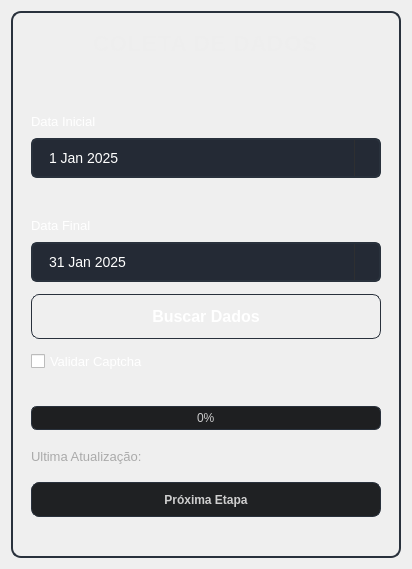
        <widget class="QWidget" name="page_11">
         <layout class="QHBoxLayout" name="horizontalLayout_3">
          <item>
           <widget class="QFrame" name="frame_3">
            <property name="minimumSize">
             <size>
              <width>390</width>
              <height>450</height>
             </size>
            </property>
            <property name="maximumSize">
             <size>
              <width>1424664</width>
              <height>16777215</height>
             </size>
            </property>
            <property name="styleSheet">
             <string notr="true">#frame_3 {
    background-color: qlineargradient(
        x1:0, y1:0, x2:1, y2:1,
        stop:0 #242A35,
        stop:1 #111213
    );
    border: 1.2px solid #2E2F31;
    border-radius: 10px;
border: 2px solid #29313C;
}</string>
            </property>
            <property name="frameShape">
             <enum>QFrame::StyledPanel</enum>
            </property>
            <property name="frameShadow">
             <enum>QFrame::Raised</enum>
            </property>
            <layout class="QVBoxLayout" name="verticalLayout_3">
             <item>
              <widget class="QFrame" name="frame_5">
               <property name="minimumSize">
                <size>
                 <width>0</width>
                 <height>0</height>
                </size>
               </property>
               <property name="maximumSize">
                <size>
                 <width>16777215</width>
                 <height>45</height>
                </size>
               </property>
               <property name="styleSheet">
                <string notr="true">boder:none;</string>
               </property>
               <property name="frameShape">
                <enum>QFrame::NoFrame</enum>
               </property>
               <property name="frameShadow">
                <enum>QFrame::Raised</enum>
               </property>
               <layout class="QVBoxLayout" name="verticalLayout_6">
                <item alignment="Qt::AlignHCenter">
                 <widget class="QLabel" name="label_4">
                  <property name="styleSheet">
                   <string notr="true">* {
    color: #EEEEEE;
    font-size: 22px;
    font-weight: bold;
    letter-spacing: 1px;
}</string>
                  </property>
                  <property name="text">
                   <string>COLETA DE DADOS</string>
                  </property>
                 </widget>
                </item>
               </layout>
              </widget>
             </item>
             <item>
              <widget class="QFrame" name="frame_6">
               <property name="minimumSize">
                <size>
                 <width>0</width>
                 <height>320</height>
                </size>
               </property>
               <property name="frameShape">
                <enum>QFrame::NoFrame</enum>
               </property>
               <property name="frameShadow">
                <enum>QFrame::Raised</enum>
               </property>
               <layout class="QVBoxLayout" name="verticalLayout_4">
                <item>
                 <widget class="QLabel" name="label">
                  <property name="minimumSize">
                   <size>
                    <width>0</width>
                    <height>40</height>
                   </size>
                  </property>
                  <property name="maximumSize">
                   <size>
                    <width>16777215</width>
                    <height>10</height>
                   </size>
                  </property>
                  <property name="font">
                   <font>
                    <pointsize>-1</pointsize>
                   </font>
                  </property>
                  <property name="styleSheet">
                   <string notr="true">QLabel {
    color: white;
    font-size: 13px;
}</string>
                  </property>
                  <property name="text">
                   <string>Data Inicial</string>
                  </property>
                 </widget>
                </item>
                <item>
                 <widget class="QDateEdit" name="dateEdit">
                  <property name="minimumSize">
                   <size>
                    <width>0</width>
                    <height>40</height>
                   </size>
                  </property>
                  <property name="font">
                   <font>
                    <pointsize>-1</pointsize>
                   </font>
                  </property>
                  <property name="cursor">
                   <cursorShape>PointingHandCursor</cursorShape>
                  </property>
                  <property name="styleSheet">
                   <string notr="true">QDateEdit {
    border-radius: 6px;
    background-color: #242A35;
    color: white;
    border: 2px solid #29313C;
    padding-right: 24px; /* espaço pro ícone */
    padding-left: 14px;   /* espaço pro texto */
    font-size: 14px;
}

QDateEdit::drop-down {
    subcontrol-origin: padding;
    subcontrol-position: top right;
    width: 24px;
    border-left: 1px solid #2E2F31;
}

QDateEdit::down-arrow {
    image: url(teamplates/icons/calendario.png);  /* Substitua pelo caminho do seu ícone */
    width: 20px;
    height: 20px;
}
</string>
                  </property>
                  <property name="dateTime">
                   <datetime>
                    <hour>0</hour>
                    <minute>0</minute>
                    <second>0</second>
                    <year>2025</year>
                    <month>1</month>
                    <day>1</day>
                   </datetime>
                  </property>
                  <property name="calendarPopup">
                   <bool>true</bool>
                  </property>
                 </widget>
                </item>
                <item>
                 <widget class="QLabel" name="label_2">
                  <property name="minimumSize">
                   <size>
                    <width>0</width>
                    <height>40</height>
                   </size>
                  </property>
                  <property name="maximumSize">
                   <size>
                    <width>16777215</width>
                    <height>10</height>
                   </size>
                  </property>
                  <property name="styleSheet">
                   <string notr="true">QLabel {
    color: white;
    font-size: 13px;
}</string>
                  </property>
                  <property name="text">
                   <string>Data Final</string>
                  </property>
                 </widget>
                </item>
                <item>
                 <widget class="QDateEdit" name="dateEdit_2">
                  <property name="enabled">
                   <bool>true</bool>
                  </property>
                  <property name="maximumSize">
                   <size>
                    <width>16777214</width>
                    <height>40</height>
                   </size>
                  </property>
                  <property name="font">
                   <font>
                    <pointsize>-1</pointsize>
                   </font>
                  </property>
                  <property name="cursor">
                   <cursorShape>PointingHandCursor</cursorShape>
                  </property>
                  <property name="styleSheet">
                   <string notr="true">QDateEdit {
    border-radius: 6px;
    background-color: #242A35;
    color: white;
    border: 2px solid #29313C;
    padding-right: 24px; /* espaço pro ícone */
    padding-left: 14px;   /* espaço pro texto */
    font-size: 14px;
}

QDateEdit::drop-down {
    subcontrol-origin: padding;
    subcontrol-position: top right;
    width: 24px;
    border-left: 1px solid #2E2F31;
}

QDateEdit::down-arrow {
    image: url(teamplates/icons/calendario.png);  /* Substitua pelo caminho do seu ícone */
    width: 20px;
    height: 20px;
}
</string>
                  </property>
                  <property name="dateTime">
                   <datetime>
                    <hour>0</hour>
                    <minute>0</minute>
                    <second>0</second>
                    <year>2025</year>
                    <month>1</month>
                    <day>31</day>
                   </datetime>
                  </property>
                  <property name="calendarPopup">
                   <bool>true</bool>
                  </property>
                 </widget>
                </item>
                <item>
                 <widget class="QPushButton" name="pushButton">
                  <property name="minimumSize">
                   <size>
                    <width>0</width>
                    <height>45</height>
                   </size>
                  </property>
                  <property name="font">
                   <font>
                    <pointsize>12</pointsize>
                    <weight>75</weight>
                    <bold>true</bold>
                   </font>
                  </property>
                  <property name="cursor">
                   <cursorShape>PointingHandCursor</cursorShape>
                  </property>
                  <property name="styleSheet">
                   <string notr="true">QPushButton {
    background-color: qlineargradient(
        x1:0, y1:0, x2:1, y2:1,
        stop:0 #5859B5,
        stop:1 #3435C9
    );
    color: white;
    font-weight: bold;
    border: none;
    border-radius: 8px;
    padding: 8px 0;
border: 1px solid #29313C;
}

QPushButton:hover {
    background-color: qlineargradient(
        x1:0, y1:0, x2:1, y2:1,
        stop:0 #6E70F4,
        stop:1 #5D5FEF
    );
}
</string>
                  </property>
                  <property name="text">
                   <string>Buscar Dados</string>
                  </property>
                 </widget>
                </item>
                <item>
                 <widget class="QCheckBox" name="checkBox">
                  <property name="styleSheet">
                   <string notr="true">*{
    color: white;
    font-size: 13px;
}</string>
                  </property>
                  <property name="text">
                   <string>Validar Captcha</string>
                  </property>
                 </widget>
                </item>
               </layout>
              </widget>
             </item>
             <item>
              <widget class="QFrame" name="frame_7">
               <property name="frameShape">
                <enum>QFrame::NoFrame</enum>
               </property>
               <property name="frameShadow">
                <enum>QFrame::Raised</enum>
               </property>
               <layout class="QVBoxLayout" name="verticalLayout_5">
                <item>
                 <widget class="QProgressBar" name="progressBar">
                  <property name="minimumSize">
                   <size>
                    <width>0</width>
                    <height>15</height>
                   </size>
                  </property>
                  <property name="styleSheet">
                   <string notr="true">QProgressBar {
    background-color: #1E1F21;
    border: 1px solid #444;
    border-radius: 6px;
    text-align: center;
    color: #CCCCCC;
border: 1px solid #29313C;
}

QProgressBar::chunk {
    background-color: #3434CC;
    border-radius: 5px;
}
</string>
                  </property>
                  <property name="value">
                   <number>0</number>
                  </property>
                 </widget>
                </item>
                <item>
                 <widget class="QLabel" name="label_3">
                  <property name="minimumSize">
                   <size>
                    <width>0</width>
                    <height>40</height>
                   </size>
                  </property>
                  <property name="styleSheet">
                   <string notr="true">QLabel {
    color: #AAAAAA;
    font-size: 13px;
}</string>
                  </property>
                  <property name="text">
                   <string>Ultima Atualização:</string>
                  </property>
                 </widget>
                </item>
                <item>
                 <widget class="QPushButton" name="pushButton_2">
                  <property name="minimumSize">
                   <size>
                    <width>0</width>
                    <height>35</height>
                   </size>
                  </property>
                  <property name="cursor">
                   <cursorShape>PointingHandCursor</cursorShape>
                  </property>
                  <property name="styleSheet">
                   <string notr="true">QPushButton {
    background-color: #1F2123;
    color: #CFCFCF;
    font-weight: 600;
    border: 1px solid #2E2F31;
    border-radius: 8px;
    padding: 8px 0;
	border: 1px solid #29313C;
}

QPushButton:hover {
    background-color: #292B2E;
    color: #FFFFFF;
}
</string>
                  </property>
                  <property name="text">
                   <string>Próxima Etapa</string>
                  </property>
                 </widget>
                </item>
                <item alignment="Qt::AlignHCenter">
                 <widget class="QLabel" name="label_6">
                  <property name="styleSheet">
                   <string notr="true">QLabel {
    color: #AAAAAA;
    font-size: 13px;
}</string>
                  </property>
                  <property name="text">
                   <string/>
                  </property>
                 </widget>
                </item>
               </layout>
              </widget>
             </item>
            </layout>
           </widget>
          </item>
         </layout>
        </widget>
